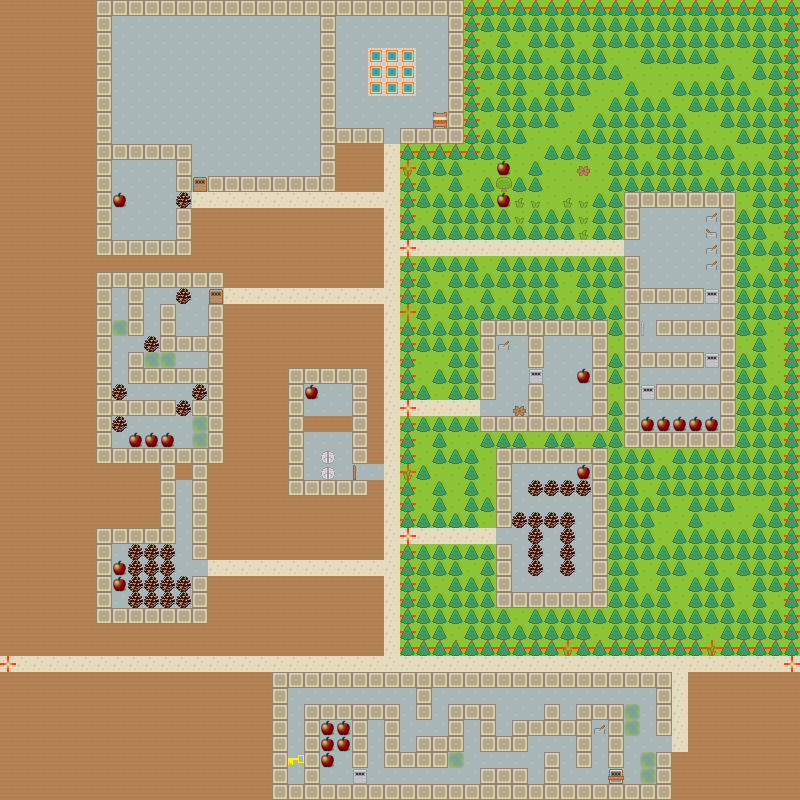

This game map was drawn from its Tiled (.tmx) file and the tilesets committed beside it. A one-line description and the trimmed map source follow:
An orthogonal 50x50 tile map with 16x16 px tiles, 7 tile layers (Background, OnBackground, Area, OnGroundInteractable, ...), 3 tilesets and 30 objects (15x Ball, 7x SwitcherToSwitchable, 7x AreaLabel, Avatar).

<map version="1.0" orientation="orthogonal" renderorder="right-down" width="50" height="50" tilewidth="16" tileheight="16" nextobjectid="147">
 <tileset firstgid="1" name="ui" tilewidth="100" tileheight="100" spacing="5" tilecount="25" columns="5">
  <image source="ui_default.png" trans="ff00ff" width="512" height="512" />
 </tileset>
 <tileset firstgid="901" name="winter" tilewidth="16" tileheight="16" spacing="1" tilecount="900" columns="15">
  <image source="roguelike_selection_winter.png" trans="ff00ff" width="256" height="1024" />
 </tileset>
 <tileset firstgid="1" name="summer" tilewidth="16" tileheight="16" spacing="1" tilecount="900" columns="15">
  <image source="roguelike_selection_summer.png" trans="ff00ff" width="256" height="1024" />
 </tileset>
 <layer name="Background" width="50" height="50">
  <data>[2500 cells, 2500 non-empty, 3 distinct tile ids]</data>
 </layer>
 <layer name="OnBackground" width="50" height="50">
  <data>[2500 cells, 11 non-empty, 2 distinct tile ids]</data>
 </layer>
 <layer name="Area" width="50" height="50">
  <properties>
   <property name="Render" value="false" />
  </properties>
  <data>[2500 cells, 263 non-empty, 1 distinct tile ids]</data>
 </layer>
 <layer name="OnGroundInteractable" width="50" height="50">
  <data>[2500 cells, 27 non-empty, 8 distinct tile ids]</data>
 </layer>
 <layer name="ObstacleInteractable" width="50" height="50">
  <data>[2500 cells, 70 non-empty, 7 distinct tile ids]</data>
 </layer>
 <layer name="Obstacle" width="50" height="50">
  <data>[2500 cells, 1733 non-empty, 4 distinct tile ids]</data>
 </layer>
 <objectgroup name="Object">
  <object id="16" name="Pingu" type="Avatar" gid="496" x="384.667" y="205.833" width="12" height="12">
   <properties>
    <property name="ForwardSpeed" value="0.5" />
    <property name="InelasticCollision" value="true" />
   </properties>
  </object>
  <object id="55" name="Fast Ball" type="Ball" gid="497" x="183.167" y="64.6667" width="12" height="12" rotation="88">
   <properties>
    <property name="ElasticCollision" value="true" />
    <property name="ForwardSpeed" value="0.2" />
   </properties>
  </object>
  <object id="60" name="Fast Ball" type="Ball" gid="497" x="202.917" y="78.5833" width="12" height="12" rotation="89">
   <properties>
    <property name="ElasticCollision" value="true" />
    <property name="ForwardSpeed" value="0.2" />
   </properties>
  </object>
  <object id="62" name="Small Ball" type="Ball" gid="497" x="149.25" y="73" width="8" height="8" rotation="20">
   <properties>
    <property name="ElasticCollision" value="true" />
    <property name="ForwardSpeed" value="0.2" />
   </properties>
  </object>
  <object id="68" name="Fast Ball" type="Ball" gid="497" x="191.25" y="109" width="12" height="12" rotation="89">
   <properties>
    <property name="ElasticCollision" value="true" />
    <property name="ForwardSpeed" value="0.2" />
   </properties>
  </object>
  <object id="69" name="Fast Ball" type="Ball" gid="497" x="163.75" y="97.75" width="12" height="12" rotation="89">
   <properties>
    <property name="ElasticCollision" value="true" />
    <property name="ForwardSpeed" value="0.2" />
   </properties>
  </object>
  <object id="70" name="Fast Ball" type="Ball" gid="497" x="233.5" y="113.25" width="12" height="12" rotation="89">
   <properties>
    <property name="ElasticCollision" value="true" />
    <property name="ForwardSpeed" value="0.2" />
   </properties>
  </object>
  <object id="71" name="Fast Ball" type="Ball" gid="497" x="272.5" y="62.75" width="12" height="12" rotation="89">
   <properties>
    <property name="ElasticCollision" value="true" />
    <property name="ForwardSpeed" value="0.2" />
   </properties>
  </object>
  <object id="72" name="Fast Ball" type="Ball" gid="497" x="258.75" y="39.5" width="12" height="12" rotation="89">
   <properties>
    <property name="ElasticCollision" value="true" />
    <property name="ForwardSpeed" value="0.2" />
   </properties>
  </object>
  <object id="73" name="Fast Ball" type="Ball" gid="497" x="216.25" y="44.5" width="12" height="12" rotation="89">
   <properties>
    <property name="ElasticCollision" value="true" />
    <property name="ForwardSpeed" value="0.2" />
   </properties>
  </object>
  <object id="74" name="Small Ball" type="Ball" gid="497" x="235.5" y="87.75" width="8" height="8" rotation="20">
   <properties>
    <property name="ElasticCollision" value="true" />
    <property name="ForwardSpeed" value="0.2" />
   </properties>
  </object>
  <object id="75" name="Small Ball" type="Ball" gid="497" x="275" y="101.75" width="8" height="8" rotation="20">
   <properties>
    <property name="ElasticCollision" value="true" />
    <property name="ForwardSpeed" value="0.2" />
   </properties>
  </object>
  <object id="76" name="Small Ball" type="Ball" gid="497" x="290" y="126.25" width="8" height="8" rotation="20">
   <properties>
    <property name="ElasticCollision" value="true" />
    <property name="ForwardSpeed" value="0.2" />
   </properties>
  </object>
  <object id="77" name="Small Ball" type="Ball" gid="497" x="286.25" y="157.5" width="8" height="8" rotation="20">
   <properties>
    <property name="ElasticCollision" value="true" />
    <property name="ForwardSpeed" value="0.2" />
   </properties>
  </object>
  <object id="78" name="Small Ball" type="Ball" gid="497" x="235.25" y="160" width="8" height="8" rotation="20">
   <properties>
    <property name="ElasticCollision" value="true" />
    <property name="ForwardSpeed" value="0.2" />
   </properties>
  </object>
  <object id="86" name="Big Ball" type="Ball" gid="497" x="144.25" y="113.25" width="16" height="16" rotation="30">
   <properties>
    <property name="ElasticCollision" value="true" />
    <property name="ForwardSpeed" value="0.05" />
    <property name="Weight" value="20" />
   </properties>
  </object>
 </objectgroup>
 <layer name="Foreground" width="50" height="50">
  <data>[2500 cells, 0 non-empty, 0 distinct tile ids]</data>
 </layer>
 <objectgroup name="ForegroundObject">
  <object id="98" type="SwitcherToSwitchable" x="504.292" y="345.25">
   <polyline points="0,0 30,30.6667" />
  </object>
  <object id="100" type="SwitcherToSwitchable" x="707.958" y="233.583">
   <polyline points="0,0 -58.6667,92.6667" />
  </object>
  <object id="102" type="SwitcherToSwitchable" x="707.958" y="266.583">
   <polyline points="0,0 -62,125.333" />
  </object>
  <object id="107" type="SwitcherToSwitchable" x="713.958" y="219.25">
   <polyline points="0,0 -3,79.3333" />
  </object>
  <object id="109" type="SwitcherToSwitchable" x="717.292" y="249.583">
   <polyline points="0,0 15.3333,37.3333 15.3333,101.667 -1,110" />
  </object>
  <object id="115" type="SwitcherToSwitchable" x="599.292" y="728.917">
   <polyline points="0,0 -239.667,48" />
  </object>
  <object id="131" name="Crook Forest" type="AreaLabel" x="770" y="28.6667">
   <ellipse />
  </object>
  <object id="132" name="Lever Hall" type="AreaLabel" x="667.333" y="240">
   <ellipse />
  </object>
  <object id="133" name="Pantry" type="AreaLabel" x="575.333" y="352">
   <ellipse />
  </object>
  <object id="138" name="Cornucopia" type="AreaLabel" x="356.667" y="104.666">
   <ellipse />
  </object>
  <object id="139" name="Bowling Hall" type="AreaLabel" x="127.333" y="127.666">
   <ellipse />
  </object>
  <object id="141" name="Great Labyrinth" type="AreaLabel" x="30.6667" y="38">
   <ellipse />
  </object>
  <object id="142" name="Trap Room" type="AreaLabel" x="349" y="387.333">
   <ellipse />
  </object>
  <object id="145" type="SwitcherToSwitchable" x="294.667" y="761">
   <polyline points="0,0 33.6667,31 305.667,31 322,16" />
  </object>
 </objectgroup>
</map>
